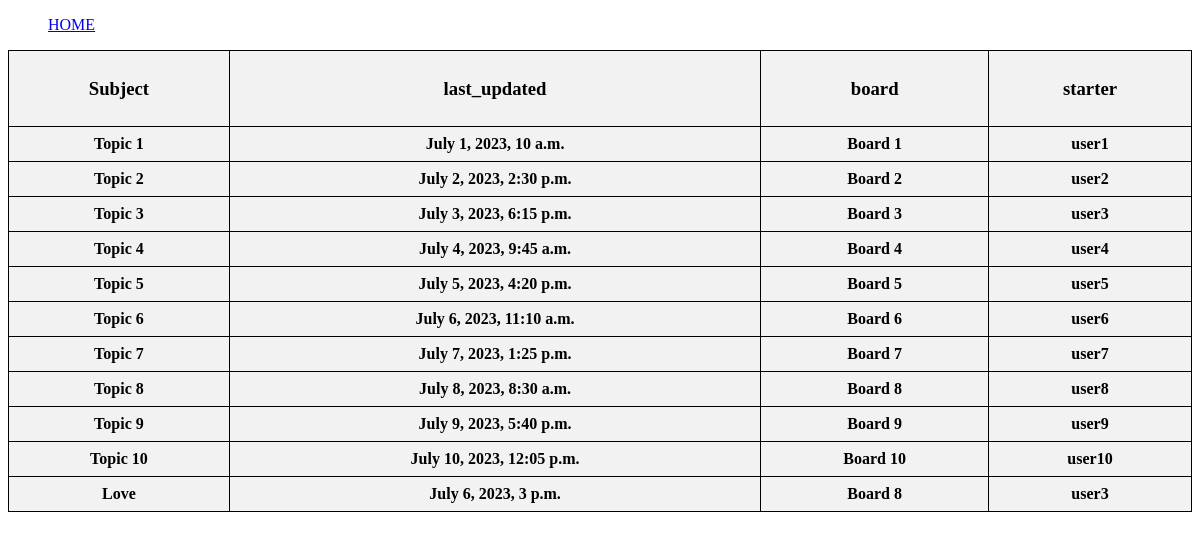
The app's page /web_app/board/, older data.
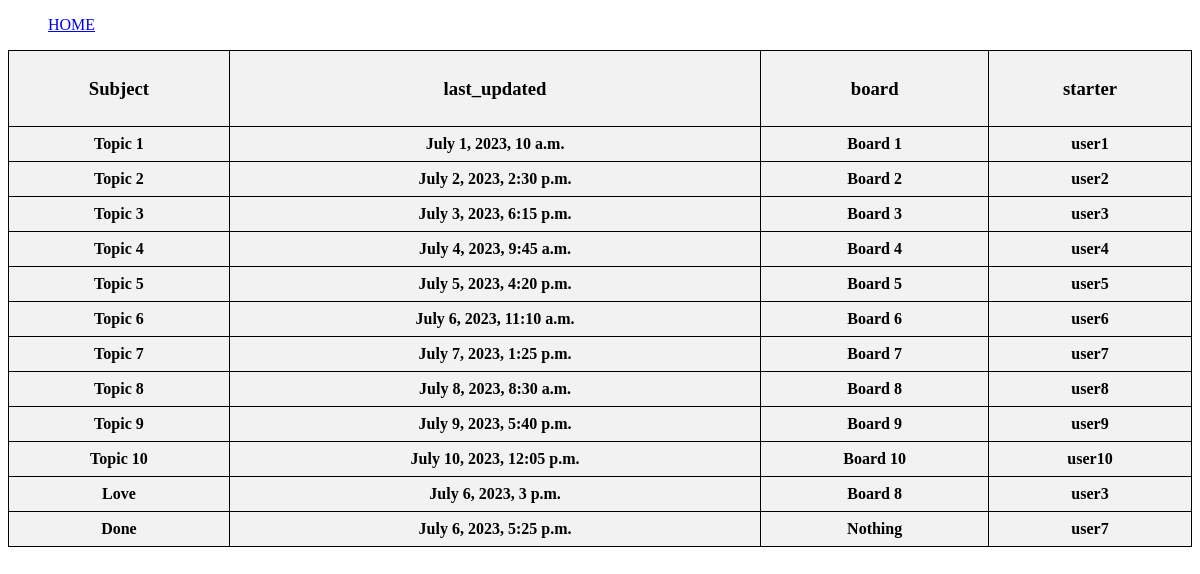
The same page, newer data.
### web_app/models.py (models this page shows, shortened)
class Topic(models.Model):
    subject = models.CharField(max_length=255)
    last_updated = models.DateTimeField(auto_now_add=True)
    board = models.ForeignKey(Board, related_name='topics', on_delete=models.CASCADE)
    starter = models.ForeignKey(User, related_name='topics', on_delete=models.CASCADE)

class Board(models.Model):
    name = models.CharField(max_length=30, unique=True)
    description = models.CharField(max_length=100)
    def __str__(self):
        return self.name

### web_app/views.py (the view)
# urls.py: path('board/', views.topic_data),
def topic_data(request):
    topics = Topic.objects.all()
    return render(request, 'board_topic.html', {'topics':topics})

### web_app/templates/board_topic.html (shortened to what this page needs)
<!DOCTYPE html>
<html>
<head>
</head>
<ul class="navigation">
    <li><a href="/web_app/">HOME</a></li>
  </ul>
<body>
    <table>
        <thead>
            <tr>
                <th><h3><b>Subject</b></h3></th>
                <th><h3><b>last_updated</b></h3></th>
                <th><h3><b>board</b></h3></th>
                <th><h3><b>starter</b></h3></th>
            </tr>
            {% for item in topics %}
            <tr>
                <th>{{ item.subject }}</th>
                <th>{{ item.last_updated }}</th>
                <th>{{ item.board }}</th>
                <th>{{ item.starter }}</th>
            </tr>
            {% endfor %}
    </table>
</body>
</html>

Row changes from the older to the newer data that the page shows:
added Topic: subject "Done", last_updated "July 6, 2023, 5:25 p.m.", board "Nothing", starter "user7"
